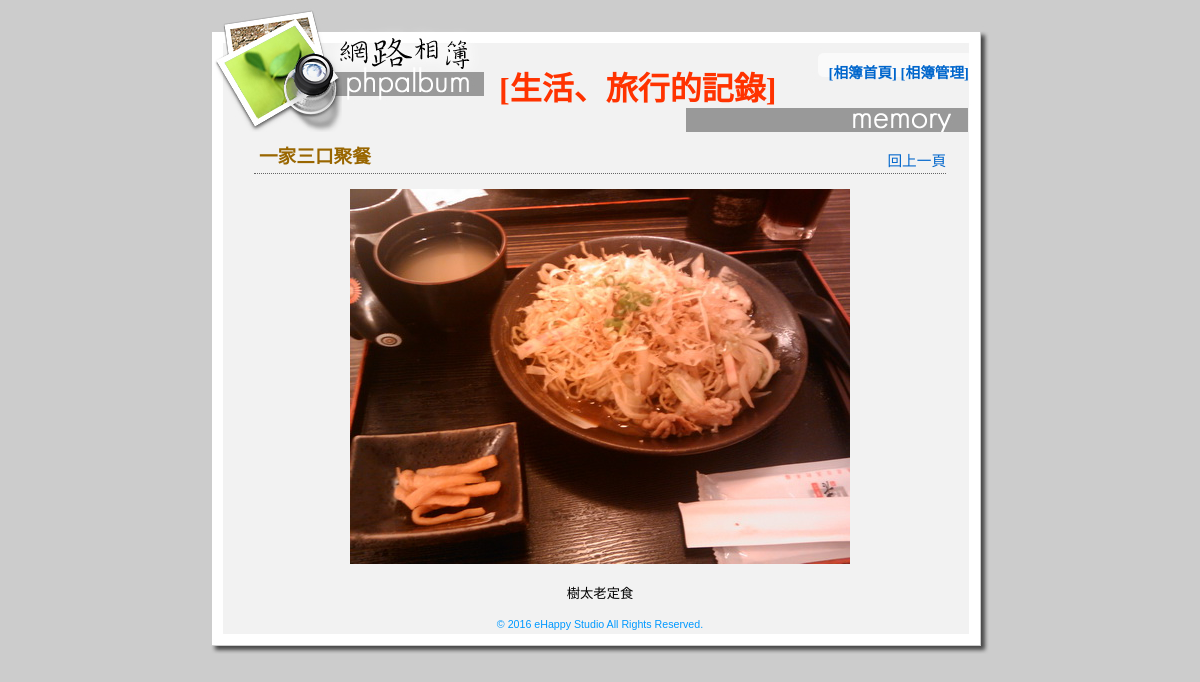
/albumphoto.php?id=10, run on the app's committed database.
### tables this page shows
CREATE TABLE `albumphoto` (
  `ap_id` int(11) UNSIGNED NOT NULL,
  `album_id` int(11) UNSIGNED DEFAULT NULL,
  `ap_subject` varchar(255) DEFAULT NULL,
  `ap_date` datetime DEFAULT NULL,
  `ap_picurl` varchar(100) DEFAULT NULL,
  `ap_hits` int(11) UNSIGNED NOT NULL DEFAULT '0'
);

CREATE TABLE `album` (
  `album_id` int(11) UNSIGNED NOT NULL,
  `album_date` datetime DEFAULT NULL,
  `album_location` varchar(255) DEFAULT NULL,
  `album_title` varchar(255) DEFAULT NULL,
  `album_desc` text
);

### albumphoto.php (the view, shortened to what this page needs)
<?php
function GetSQLValueString($theValue, $theType) {
  switch ($theType) {
    case "int":
      $theValue = ($theValue != "") ? filter_var($theValue, FILTER_SANITIZE_NUMBER_INT) : "";
      break;
  }
  return $theValue;
}
require_once("connMysql.php");
$pid = 0;
if(isset($_GET["id"])&&($_GET["id"]!="")){
	$pid = GetSQLValueString($_GET["id"],"int");
}
$query_RecPhoto = "SELECT album.album_title,albumphoto.* FROM album,albumphoto WHERE (album.album_id=albumphoto.album_id) AND ap_id={$pid}";
$RecPhoto = $db_link->query($query_RecPhoto);
$row_RecPhoto=$RecPhoto->fetch_assoc();
?>
<html>
<head>
<link href="style.css" rel="stylesheet" type="text/css" />
</head>
<body bgcolor="#cccccc">
<table width="778" border="0" align="center" cellpadding="0" cellspacing="0">
  <tr>
    <td height="124" valign="top" background="images/album_r1_c1.jpg"><div class="titleDiv">[生活、旅行的記錄]</div>
      <div class="menulink"><a href="index.php">[相簿首頁]</a> <a href="login.php">[相簿管理]</a></div></td>
  </tr>
  <tr>
    <td background="images/album_r2_c1.jpg"><div id="mainRegion">
        <table width="90%" border="0" align="center" cellpadding="4" cellspacing="0">
          <tr>
            <td><div class="subjectDiv"><?php echo $row_RecPhoto["album_title"];?></div>
              <div class="actionDiv"><a href="albumshow.php?id=<?php echo $row_RecPhoto["album_id"];?>">回上一頁</a></div>
              <div class="photoDiv"><img src="photos/<?php echo $row_RecPhoto["ap_picurl"];?>" /></div>
              <div class="normalDiv">
                <p align="center"><?php echo $row_RecPhoto["ap_subject"];?></p>
              </div></td>
          </tr>
        </table>
      </div></td>
  </tr>
  <tr>
    <td align="center" background="images/album_r2_c1.jpg" class="trademark">© 2016 eHappy Studio All Rights Reserved.</td>
  </tr>
  <tr>
    <td><img name="album_r4_c1" src="images/album_r4_c1.jpg" width="778" height="24" border="0" id="album_r4_c1" alt="" /></td>
  </tr>
</table>
</body>
</html>

### style.css (style rules this page uses)
#mainRegion p { font-family: Verdana, Arial, Helvetica, sans-serif; font-size: 10pt; line-height: 20px; margin-top: 0px; margin-bottom: 5px; }
#mainRegion .actionDiv { float: right; margin-top: -30px; font-size: 11pt; font-family: "微軟正黑體"; }
.titleDiv { padding-left: 288px; padding-top: 55px; font-family: "微軟正黑體"; font-size: 24pt; font-weight: bolder; color: #FF3300; }
.menulink { float: right; margin-top: -48px; margin-right: 20px; font-family: "微軟正黑體"; font-size: 11pt; font-weight: bold; }
a { text-decoration: none; }
a:link { color: #0066CC; }
.trademark { font-family: Verdana, Arial, Helvetica, sans-serif; font-size: 8pt; color: #0099FF; }
#mainRegion .normalDiv { clear: both; margin: 10px; }
#mainRegion .subjectDiv { font-family: "微軟正黑體"; font-size: 14pt; font-weight: bold; color: #996600; padding: 5px; clear: both; border-bottom-width: 1px; border-bottom-style: dotted; border-bottom-color: #666666; margin-bottom: 5px; }
#mainRegion .photoDiv { text-align: center; padding: 10px; }

### data on the page
albumphoto: album.album_title "一家三口聚餐", ap_picurl (picture), ap_subject "樹太老定食"
